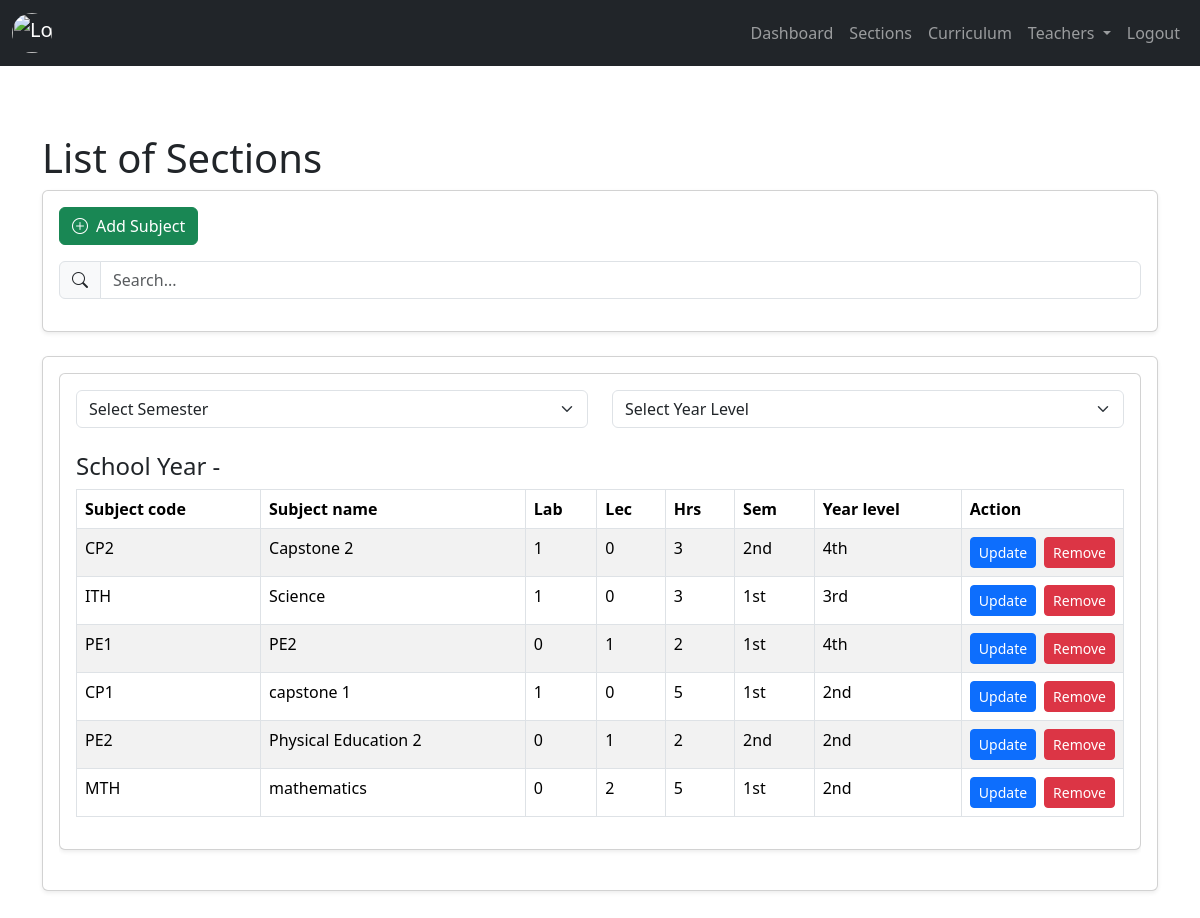
Before: /admin/curriculum.php (signed in) with the older database file.
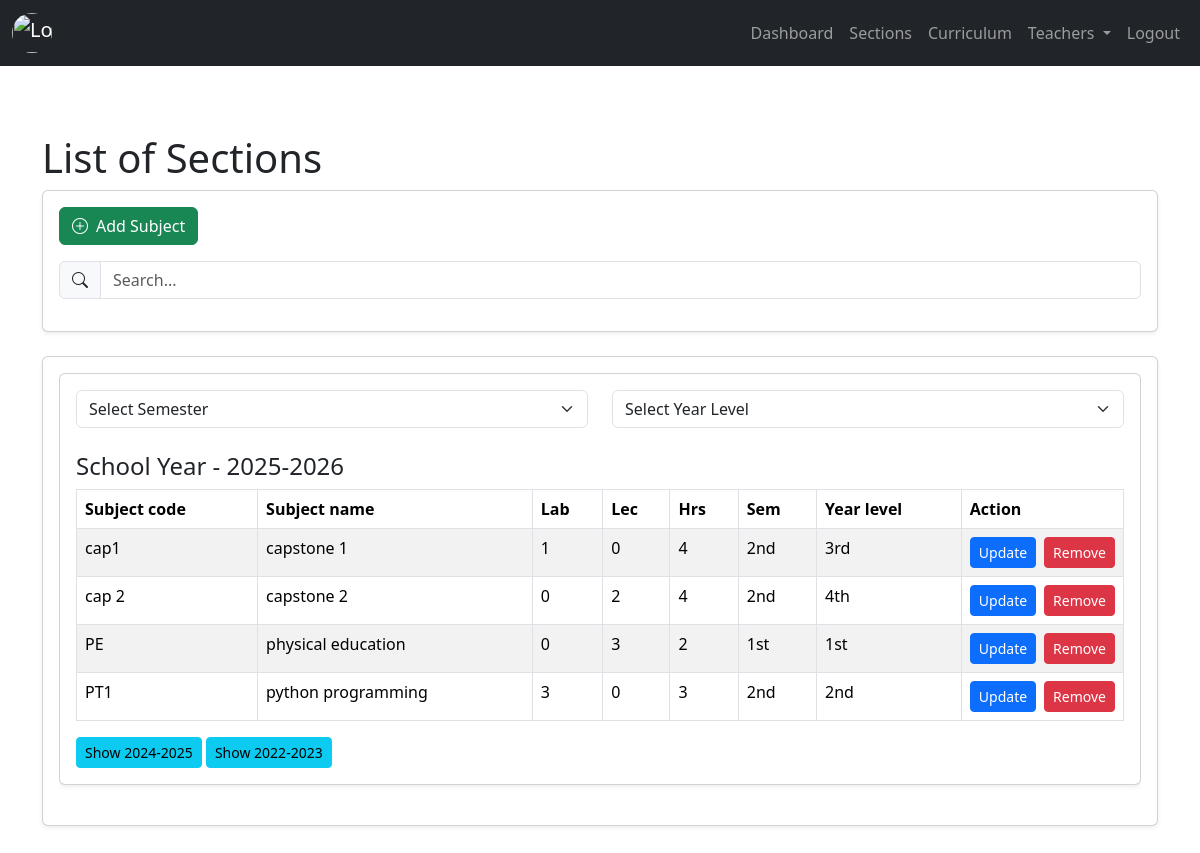
After: the same page with the newer database file.
### tables this page shows
CREATE TABLE `tblcurriculum` (
  `subject_id` int(11) NOT NULL,
  `subject_code` varchar(60) NOT NULL,
  `subject_name` varchar(60) NOT NULL,
  `lab_num` int(11) NOT NULL,
  `lec_num` int(11) NOT NULL,
  `hours` int(11) NOT NULL,
  `semester` int(11) NOT NULL,
  `designated_year_level` int(11) NOT NULL,
  `subject_status` int(11) NOT NULL DEFAULT 1 COMMENT '0=archive,1=exist',
  `subject_sy` varchar(60) NOT NULL,
  `subject_date_added` timestamp NOT NULL DEFAULT current_timestamp() ON UPDATE current_timestamp()
);

### admin/backend/db.php (called while the page is built, shortened)
<?php
class db_connect
{
    public $host = db_host;
    public $user = db_user;
    public $pass = db_pass;
    public $name = db_name;
    public function connect()
    {
        try {
            $this->conn = new mysqli($this->host, $this->user, $this->pass, $this->name);
        } catch (\Throwable $th) {
            header("Location:setup.php");
        }
    }
}

### admin/backend/class.php (called while the page is built, shortened)
<?php
include ('db.php');
class global_class extends db_connect
{
    public function fetch_all_Subject()
    {
        $query = $this->conn->prepare("SELECT *
        FROM `TblCurriculum`
        where subject_status='1'
        ");
        if ($query->execute()) {
            $result = $query->get_result();
            return $result;
        }
    }
}

### admin/backend/end-points/fetchAllsubject.php (the view, shortened to what this page needs)
<div class="card shadow-sm mb-4">
    <div class="card-body">
        <div class="table-responsive">
            <div class="d-flex gap-4 mb-3">
                <select id="semesterFilter" class="form-select">
                    <option value="">Select Semester</option>
                </select>
                <select id="yearLevelFilter" class="form-select">
                    <option value="">Select Year Level</option>
                </select>
            </div>
            <?php
            $fetch_all_Subject = $db->fetch_all_Subject();
            if (!empty($fetch_all_Subject)) {
                $subjects_by_school_year = [];
                foreach ($fetch_all_Subject as $subject) {
                    $date_added = $subject['subject_sy'];
                    $subjects_by_school_year[$date_added][] = $subject;
                }
                krsort($subjects_by_school_year);
                $latest_school_year = key($subjects_by_school_year);
                foreach ($subjects_by_school_year as $school_year => $subjects):
                    $is_latest = ($school_year == $latest_school_year);
                    ?>
                    <div class="school-year-container" id="school-year-<?= $school_year ?>" <?= $is_latest ? '' : 'style="display:none;"' ?>>
                        <h4 class="mt-4">School Year - <?= $school_year ?></h4>
                        <table class="table table-striped table-bordered" id="tableEachSchoolYear">
                            <thead>
                                <tr>
                                    <th>Subject code</th>
                                    <th style="min-width: 150px;">Subject name</th>
                                    <th>Lab</th>
                                    <th>Lec</th>
                                    <th>Hrs</th>
                                    <th>Sem</th>
                                    <th>Year level</th>
                                    <th style="width: 100px;">Action</th>
                                </tr>
                            </thead>
                            <tbody>
                                <?php foreach ($subjects as $subject): ?>
                                <tr>
                                    <td class="p-2"><?= $subject['subject_code']; ?></td>
                                    <td class="p-2"><?= $subject['subject_name']; ?></td>
                                    <td class="p-2"><?= $subject['lab_num']; ?></td>
                                    <td class="p-2"><?= $subject['lec_num']; ?></td>
                                    <td class="p-2"><?= $subject['hours']; ?></td>
                                    <td class="p-2">
                                        <?php
                                            $semester = $subject['semester'];
                                            if ($semester == 1) {
                                                echo $semester . 'st';
                                            } elseif ($semester == 2) {
                                                echo $semester . 'nd';
                                            } elseif ($semester == 3) {
                                                echo $semester . 'rd';
                                            } else {
                                                echo $semester . 'th';
                                            }
                                        ?>
                                    </td>
                                    <td class="p-2">
                                        <?php
                                            $year_level = $subject['designated_year_level'];
                                            if ($year_level == 1) {
                                                echo $year_level . 'st';
                                            } elseif ($year_level == 2) {
                                                echo $year_level . 'nd';
                                            } elseif ($year_level == 3) {
                                                echo $year_level . 'rd';
                                            } else {
                                                echo $year_level . 'th';
                                            }
                                        ?>
                                    </td>
                                    <td class="p-2">
                                        <div class="d-flex gap-2">
                                            <button class="btn btn-primary btn-sm updateSubjectToggler" data-bs-toggle="modal" data-bs-target="#updateSubjectModal"
                                                data-subject_id="<?=$subject['subject_id']?>"
                                                data-subject_code="<?=$subject['subject_code']?>"
                                                data-subject_name="<?=$subject['subject_name']?>"
                                                data-lab_num="<?=$subject['lab_num']?>"
                                                data-lec_num="<?=$subject['lec_num']?>"
                                                data-hours="<?=$subject['hours']?>"
                                                data-semester="<?=$subject['semester']?>"
                                                data-designated_year_level="<?=$subject['designated_year_level']?>"
                                                data-subject_sy="<?=$subject['subject_sy']?>"
                                                >Update</button>
                                            <button class="btn btn-danger btn-sm removeSubject" data-subject_id="<?=$subject['subject_id']?>">Remove</button>
                                        </div>
                                    </td>
                                </tr>
                                <?php endforeach; ?>
                            </tbody>
                        </table>
                    </div>
                    <?php endforeach; ?>
                    <div id="show-hide-buttons">
                        <?php foreach (array_keys($subjects_by_school_year) as $school_year): ?>
                            <?php if ($school_year != $latest_school_year): ?>
                                <button class="btn btn-info btn-sm show-hide-btn" data-school-year="<?= $school_year ?>">Show <?= $school_year ?></button>
                            <?php endif; ?>
                        <?php endforeach; ?>
                    </div>
            <?php
            } else { ?>
                <tr>
                    <td colspan="8" class="p-2 text-center">No Record found.</td>
                </tr>
            <?php } ?>
        </div>
    </div>
</div>

### admin/components/header.php (shortened to what this page needs)
<?php
include('backend/class.php');
$db = new global_class();
?>
<head>
  <link href="https://cdn.jsdelivr.net/npm/bootstrap@5.3.3/dist/css/bootstrap.min.css" rel="stylesheet">
  <link rel="stylesheet" href="https://cdn.jsdelivr.net/npm/sweetalert2@11/dist/sweetalert2.min.css">
  <link rel="stylesheet" href="https://cdnjs.cloudflare.com/ajax/libs/AlertifyJS/1.13.1/css/alertify.css" />
  <link rel="stylesheet" href="css/header.css">
</head>
<body>
  <?php include "../function/PageLoader.php";?>
  <nav class="navbar navbar-expand-lg navbar-dark bg-dark">
    <div class="container-fluid">
      <a class="navbar-brand" href="#">
        <img src="https://encrypted-tbn0.gstatic.com/images?q=tbn:ANd9GcSiQc01tubeOKno4VlBcUlZ-OEjad8ChfAYOw&s" alt="Logo" class="rounded-circle" style="width: 40px; height: 40px; object-fit: cover;">
      </a>
      <div class="collapse navbar-collapse" id="navbarNav">
        <ul class="navbar-nav ms-auto">
          <li class="nav-item">
            <a class="nav-link" href="index.php">Dashboard</a>
          </li>
          <li class="nav-item">
            <a class="nav-link" href="section.php">Sections</a>
          </li>
          <li class="nav-item">
            <a class="nav-link" href="curriculum.php">Curriculum</a>
          </li>
          <li class="nav-item dropdown">
            <a class="nav-link dropdown-toggle" href="#" id="navbarTeachersDropdown" role="button" data-bs-toggle="dropdown" aria-expanded="false">
              Teachers
            </a>
          </li>
          <li class="nav-item">
            <a class="nav-link" href="logout.php">Logout</a>
          </li>
        </ul>
      </div>
    </div>
  </nav>
  <div class="content ">

### function/PageLoader.php (shortened to what this page needs)
</head>
<body>
</body>
</html>

### admin/curriculum.php (shortened to what this page needs)
<?php
include "components/header.php";
?>
<div class="container mt-5">
<h1>List of Sections</h1>
    <div class="card shadow-sm mb-4">
        <div class="card-body">
            <button class="btn btn-success mb-3" data-bs-toggle="modal" data-bs-target="#addSubjectModal">
                <i class="bi bi-plus-circle me-2"></i>Add Subject
            </button>
              <div class="input-group mb-3">
                  <span class="input-group-text"><i class="bi bi-search"></i></span>
                  <input type="text" id="searchInput" class="form-control" placeholder="Search...">
              </div>
        </div>
    </div>
<div class="card shadow-sm mb-4">
    <div class="card-body">
        <div class="table-responsive" >
            <?php include "backend/end-points/fetchAllsubject.php"?>
        </div>
    </div>
</div>
</div>
<?php
include "components/footer.php";
?>

### admin/components/footer.php (shortened to what this page needs)
</div>
<link href="https://cdn.jsdelivr.net/npm/bootstrap-icons/font/bootstrap-icons.css" rel="stylesheet">
</body>
</html>

### admin/css/header.css (style rules this page uses)
.content { transition: margin-left 0.3s ease; padding: 20px; }
.navbar { z-index: 1060; }
.content { z-index: 100; }

Changed rows visible on the page:
removed tblcurriculum: subject_code "CP2", subject_name "Capstone 2", lab_num "1", lec_num "0", hours "3", semester "2", designated_year_level "4"
removed tblcurriculum: subject_code "ITH", subject_name "Science", lab_num "1", lec_num "0", hours "3", semester "1", designated_year_level "3"
removed tblcurriculum: subject_code "PE1", subject_name "PE2", lab_num "0", lec_num "1", hours "2", semester "1", designated_year_level "4"
removed tblcurriculum: subject_code "CP1", subject_name "capstone 1", lab_num "1", lec_num "0", hours "5", semester "1", designated_year_level "2"
removed tblcurriculum: subject_code "PE2", subject_name "Physical Education 2", lab_num "0", lec_num "1", hours "2", semester "2", designated_year_level "2"
removed tblcurriculum: subject_code "MTH", subject_name "mathematics", lab_num "0", lec_num "2", hours "5", semester "1", designated_year_level "2"
added tblcurriculum: subject_code "cap1", subject_name "capstone 1", lab_num "1", lec_num "0", hours "4", semester "2", designated_year_level "3", shown under "2025-2026"
added tblcurriculum: subject_code "cap 2", subject_name "capstone 2", lab_num "0", lec_num "2", hours "4", semester "2", designated_year_level "4", shown under "2025-2026"
added tblcurriculum: subject_code "PE", subject_name "physical education", lab_num "0", lec_num "3", hours "2", semester "1", designated_year_level "1", shown under "2025-2026"
added tblcurriculum: subject_code "PT1", subject_name "python programming", lab_num "3", lec_num "0", hours "3", semester "2", designated_year_level "2", shown under "2025-2026"
Other visible differences:
new list line: "School Year - 2025-2026 Subject code Subject name Lab Lec Hrs Sem Year level Action"
new list line: "Show 2024-2025"
new list line: "Show 2022-2023"
list line gone: "School Year - Subject code Subject name Lab Lec Hrs Sem Year level Action"
